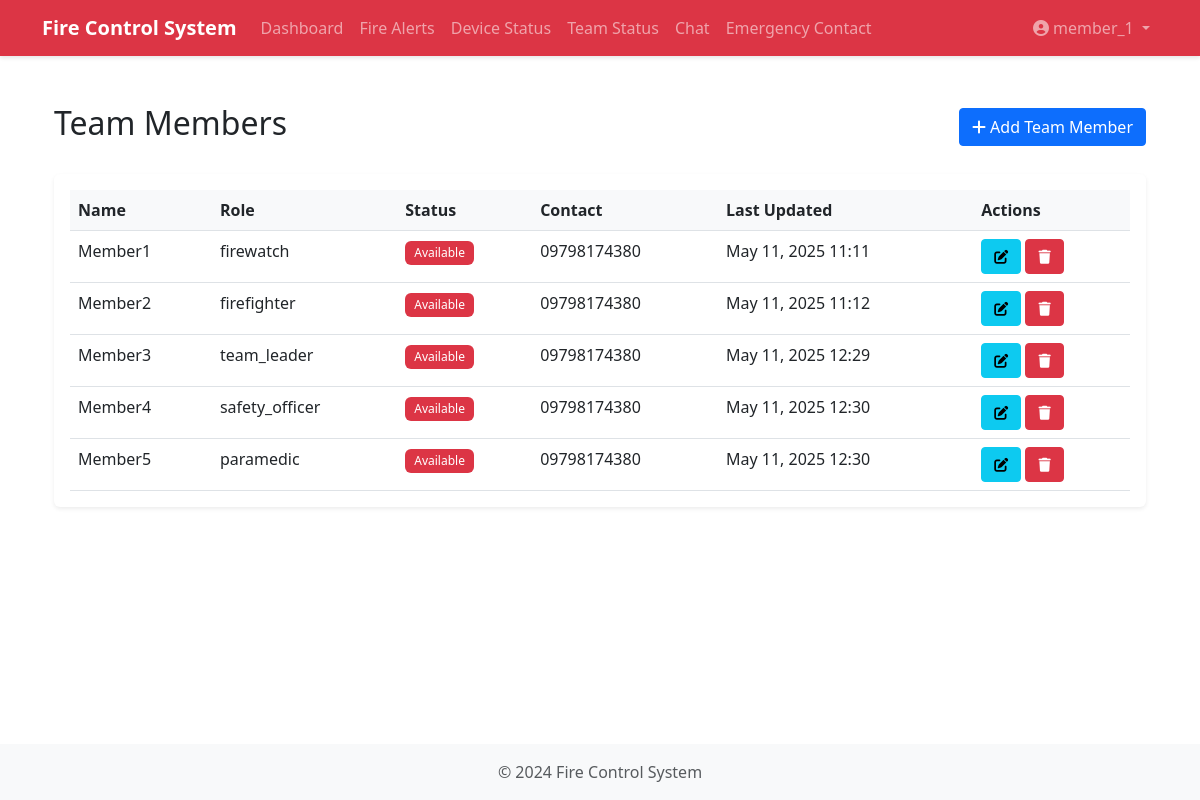
Page /team/ (signed in) on the committed database.
### fire_control/models.py (models this page shows, shortened)
class User(AbstractUser):
    is_admin = models.BooleanField(default=False)
    is_fire_team = models.BooleanField(default=False)
    location = models.CharField(max_length=200, blank=True)
    status = models.CharField(max_length=50, default='available')

class TeamMember(models.Model):
    STATUS_CHOICES = [
        ('available', 'Available'),
        ('on_duty', 'On Duty'),
        ('responding', 'Responding'),
        ('off_duty', 'Off Duty'),
    ]
    ROLE_CHOICES = [
        ('firefighter', 'Firefighter'),
        ('firewatch', 'FireWatch'),
        ('team_leader', 'Team Leader'),
        ('equipment_manager', 'Equipment Manager'),
        ('safety_officer', 'Safety Officer'),
        ('paramedic', 'Paramedic'),
        ('driver', 'Driver'),
    ]
    user = models.OneToOneField(User, on_delete=models.CASCADE)
    name = models.CharField(max_length=200, blank=True, null=True)
    role = models.CharField(max_length=50, choices=ROLE_CHOICES, blank=True, null=True)
    contact_number = models.CharField(max_length=20, blank=True, null=True)
    status = models.CharField(max_length=50, choices=STATUS_CHOICES, default='available')
    equipment = models.TextField(blank=True)
    last_location_update = models.DateTimeField(auto_now=True)
    updated_at = models.DateTimeField(auto_now=True)

### fire_control/views.py (the view)
# urls.py: path('team/', views.TeamMemberListView.as_view(), name='team_status'),
class TeamMemberListView(LoginRequiredMixin, ListView):
    model = TeamMember
    template_name = 'fire_control/team_status.html'
    context_object_name = 'team_members'

### fire_control/templates/fire_control/team_status.html (shortened to what this page needs)
{% extends 'fire_control/base.html' %}
{% block content %}
<div class="container mt-4">
    <div class="d-flex justify-content-between align-items-center mb-4">
        <h2>Team Members</h2>
        {% if user.is_admin %}
        <a href="{% url 'fire_control:team_member_create' %}" class="btn btn-primary">
            <i class="fas fa-plus"></i> Add Team Member
        </a>
        {% endif %}
    </div>
    <div class="card">
        <div class="card-body">
            <div class="table-responsive">
                <table class="table table-hover">
                    <thead>
                        <tr>
                            <th>Name</th>
                            <th>Role</th>
                            <th>Status</th>
                            <th>Contact</th>
                            <th>Last Updated</th>
                            {% if user.is_admin %}
                            <th>Actions</th>
                            {% endif %}
                        </tr>
                    </thead>
                    <tbody>
                        {% for member in team_members %}
                        <tr>
                            <td>{{ member.name }}</td>
                            <td>{{ member.role }}</td>
                            <td>
                                <span class="badge {% if member.status == 'active' %}bg-success{% elif member.status == 'on_leave' %}bg-warning{% else %}bg-danger{% endif %}">
                                    {{ member.status|title }}
                                </span>
                            </td>
                            <td>{{ member.contact_number }}</td>
                            <td>{{ member.updated_at|date:"M d, Y H:i" }}</td>
                            {% if user.is_admin %}
                            <td>
                                <a href="{% url 'fire_control:team_member_update' member.id %}" class="btn btn-sm btn-info">
                                    <i class="fas fa-edit"></i>
                                </a>
                                <a href="{% url 'fire_control:team_member_delete' member.id %}" class="btn btn-sm btn-danger">
                                    <i class="fas fa-trash"></i>
                                </a>
                            </td>
                            {% endif %}
                        </tr>
                        {% empty %}
                        <tr>
                            <td colspan="{% if user.is_admin %}6{% else %}5{% endif %}" class="text-center">
                                No team members found.
                            </td>
                        </tr>
                        {% endfor %}
                    </tbody>
                </table>
            </div>
        </div>
    </div>
</div>
{% endblock %}

### fire_control/templates/fire_control/base.html (shortened to what this page needs)
{% load static %}
<!DOCTYPE html>
<html lang="en">
<head>
    <link href="https://cdn.jsdelivr.net/npm/bootstrap@5.3.0/dist/css/bootstrap.min.css" rel="stylesheet">
    <link href="https://cdnjs.cloudflare.com/ajax/libs/font-awesome/6.5.1/css/all.min.css" rel="stylesheet">
    <link href="https://cdn.jsdelivr.net/npm/sweetalert2@11/dist/sweetalert2.min.css" rel="stylesheet">
    <link href="{% static 'fire_control/css/style.css' %}" rel="stylesheet">
</head>
<body>
    <nav class="navbar navbar-expand-lg navbar-dark bg-danger">
        <div class="container">
            <a class="navbar-brand" href="{% url 'fire_control:dashboard' %}">Fire Control System</a>
            <div class="collapse navbar-collapse" id="navbarNav">
                <ul class="navbar-nav me-auto">
                    {% if user.is_authenticated %}
                        <li class="nav-item">
                            <a class="nav-link" href="{% url 'fire_control:dashboard' %}">Dashboard</a>
                        </li>
                        <li class="nav-item">
                            <a class="nav-link" href="{% url 'fire_control:fire_alerts' %}">Fire Alerts</a>
                        </li>
                        {% if user.is_admin or user.is_fire_team %}
                            <li class="nav-item">
                                <a class="nav-link" href="{% url 'fire_control:device_status' %}">Device Status</a>
                            </li>
                        {% endif %}
                        <li class="nav-item">
                            <a class="nav-link" href="{% url 'fire_control:team_status' %}">Team Status</a>
                        </li>
                        <li class="nav-item">
                            <a class="nav-link" href="{% url 'fire_control:chat' %}">Chat</a>
                        </li>
                        {% if user.is_admin or user.is_fire_team %}
                            <li class="nav-item">
                                <a class="nav-link" href="{% url 'fire_control:emergency_contact' %}">Emergency Contact</a>
                            </li>
                        {% endif %}
                    {% endif %}
                </ul>
                <ul class="navbar-nav">
                    {% if user.is_authenticated %}
                        <li class="nav-item dropdown">
                            <a class="nav-link dropdown-toggle" href="#" id="userDropdown" role="button" data-bs-toggle="dropdown" aria-expanded="false">
                                <i class="fa-solid fa-user-circle me-1"></i>{{ user.username }}
                            </a>
                        </li>
                    {% else %}
                        <li class="nav-item">
                            <a class="nav-link" href="{% url 'login' %}">Login</a>
                        </li>
                    {% endif %}
                </ul>
            </div>
        </div>
    </nav>
    <div class="container mt-4">
        {% block content %}
        {% endblock %}
    </div>
    <footer class="footer mt-auto py-3 bg-light">
        <div class="container text-center">
            <span class="text-muted">© 2024 Fire Control System</span>
        </div>
    </footer>
</body>
</html>

### fire_control/static/fire_control/css/style.css (style rules this page uses)
body { min-height: 100vh; display: flex; flex-direction: column; }
.footer { margin-top: auto; }
.card { box-shadow: 0 0.125rem 0.25rem rgba(0, 0, 0, 0.075); border: none; margin-bottom: 1rem; }
.table { margin-bottom: 0; }
.table th { border-top: none; background-color: #f8f9fa; }
.badge { padding: 0.5em 0.75em; font-weight: 500; }
.btn { border-radius: 0.25rem; padding: 0.375rem 0.75rem; }
.btn-danger { background-color: #dc3545; border-color: #dc3545; }
.navbar { box-shadow: 0 2px 4px rgba(0, 0, 0, 0.1); }
.navbar-brand { font-weight: 600; }

### rows in the picture
User: username "member_1"
TeamMember: name "Member1", role "firewatch", status "Available", contact_number "09798174380", updated_at "May 11, 2025 11:11"
TeamMember: name "Member2", role "firefighter", status "Available", contact_number "09798174380", updated_at "May 11, 2025 11:12"
TeamMember: name "Member3", role "team_leader", status "Available", contact_number "09798174380", updated_at "May 11, 2025 12:29"
TeamMember: name "Member4", role "safety_officer", status "Available", contact_number "09798174380", updated_at "May 11, 2025 12:30"
TeamMember: name "Member5", role "paramedic", status "Available", contact_number "09798174380", updated_at "May 11, 2025 12:30"
